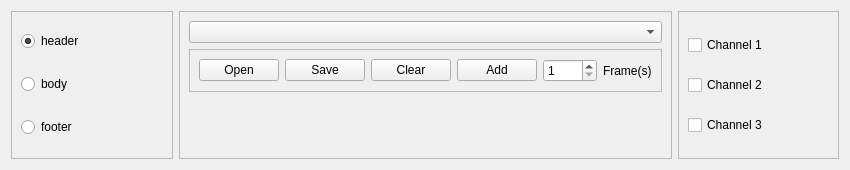
<?xml version="1.0" encoding="UTF-8"?>
<ui version="4.0">
 <class>Sequence_Generator</class>
 <widget class="QWidget" name="Sequence_Generator">
  <property name="geometry">
   <rect>
    <x>0</x>
    <y>0</y>
    <width>850</width>
    <height>170</height>
   </rect>
  </property>
  <property name="minimumSize">
   <size>
    <width>850</width>
    <height>170</height>
   </size>
  </property>
  <property name="windowTitle">
   <string>Form</string>
  </property>
  <layout class="QHBoxLayout" name="horizontalLayout_4">
   <item>
    <widget class="QFrame" name="frame">
     <property name="frameShape">
      <enum>QFrame::StyledPanel</enum>
     </property>
     <property name="frameShadow">
      <enum>QFrame::Raised</enum>
     </property>
     <layout class="QVBoxLayout" name="verticalLayout_2">
      <item>
       <widget class="QRadioButton" name="radioButtonHeader">
        <property name="minimumSize">
         <size>
          <width>0</width>
          <height>34</height>
         </size>
        </property>
        <property name="text">
         <string>header</string>
        </property>
        <property name="checked">
         <bool>true</bool>
        </property>
       </widget>
      </item>
      <item>
       <widget class="QRadioButton" name="radioButtonBody">
        <property name="minimumSize">
         <size>
          <width>0</width>
          <height>34</height>
         </size>
        </property>
        <property name="text">
         <string>body</string>
        </property>
       </widget>
      </item>
      <item>
       <widget class="QRadioButton" name="radioButtonFooter">
        <property name="minimumSize">
         <size>
          <width>0</width>
          <height>34</height>
         </size>
        </property>
        <property name="text">
         <string>footer</string>
        </property>
       </widget>
      </item>
     </layout>
    </widget>
   </item>
   <item>
    <widget class="QFrame" name="frame_4">
     <property name="frameShape">
      <enum>QFrame::StyledPanel</enum>
     </property>
     <property name="frameShadow">
      <enum>QFrame::Raised</enum>
     </property>
     <layout class="QVBoxLayout" name="verticalLayout_6">
      <item>
       <widget class="QComboBox" name="comboBoxSeq">
        <property name="currentIndex">
         <number>-1</number>
        </property>
       </widget>
      </item>
      <item>
       <widget class="QFrame" name="frame_7">
        <property name="frameShape">
         <enum>QFrame::StyledPanel</enum>
        </property>
        <property name="frameShadow">
         <enum>QFrame::Raised</enum>
        </property>
        <layout class="QHBoxLayout" name="horizontalLayout_2">
         <item>
          <widget class="QPushButton" name="pushButtonOpen">
           <property name="text">
            <string>Open</string>
           </property>
          </widget>
         </item>
         <item>
          <widget class="QPushButton" name="pushButtonSave">
           <property name="text">
            <string>Save</string>
           </property>
          </widget>
         </item>
         <item>
          <widget class="QPushButton" name="pushButtonClear">
           <property name="text">
            <string>Clear</string>
           </property>
          </widget>
         </item>
         <item>
          <widget class="QPushButton" name="pushButtonAdd">
           <property name="text">
            <string>Add</string>
           </property>
          </widget>
         </item>
         <item>
          <widget class="QSpinBox" name="spinBoxFrame">
           <property name="minimum">
            <number>1</number>
           </property>
           <property name="maximum">
            <number>1000</number>
           </property>
          </widget>
         </item>
         <item>
          <widget class="QLabel" name="label">
           <property name="text">
            <string>Frame(s)</string>
           </property>
          </widget>
         </item>
        </layout>
       </widget>
      </item>
      <item>
       <spacer name="verticalSpacer">
        <property name="orientation">
         <enum>Qt::Vertical</enum>
        </property>
        <property name="sizeHint" stdset="0">
         <size>
          <width>20</width>
          <height>40</height>
         </size>
        </property>
       </spacer>
      </item>
     </layout>
    </widget>
   </item>
   <item>
    <widget class="QFrame" name="frame_2">
     <property name="frameShape">
      <enum>QFrame::StyledPanel</enum>
     </property>
     <property name="frameShadow">
      <enum>QFrame::Raised</enum>
     </property>
     <layout class="QVBoxLayout" name="verticalLayout">
      <item>
       <widget class="QCheckBox" name="checkBoxC1">
        <property name="text">
         <string>Channel 1</string>
        </property>
       </widget>
      </item>
      <item>
       <widget class="QCheckBox" name="checkBoxC2">
        <property name="text">
         <string>Channel 2</string>
        </property>
       </widget>
      </item>
      <item>
       <widget class="QCheckBox" name="checkBoxC3">
        <property name="text">
         <string>Channel 3</string>
        </property>
       </widget>
      </item>
     </layout>
    </widget>
   </item>
  </layout>
 </widget>
 <resources/>
 <connections/>
</ui>
